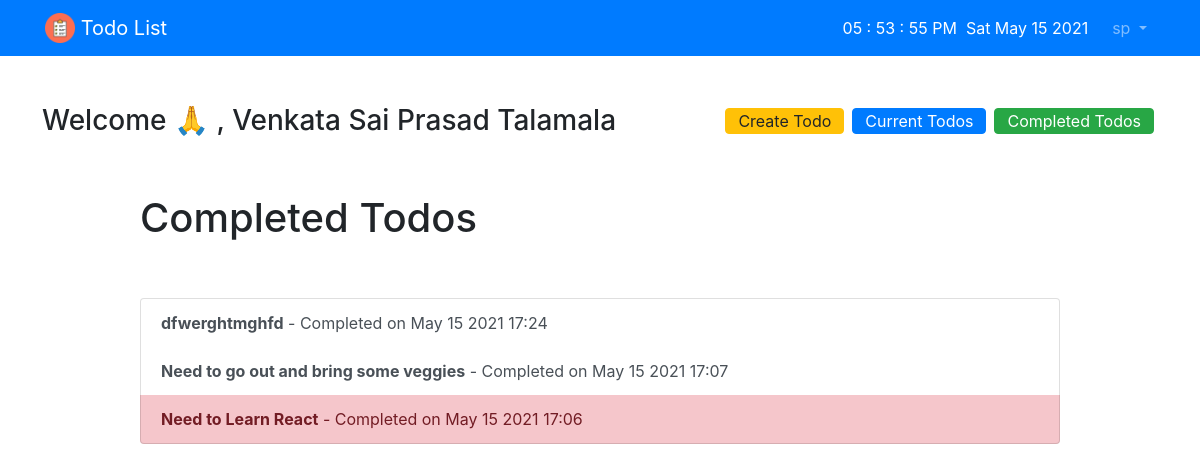
The app's page /completed_todos (signed in) with its own data.
### todo_app/models.py (models this page shows, shortened)
class Todo(models.Model):
    title = models.CharField(max_length=100)
    todo_items = models.TextField(blank=True)
    created = models.DateTimeField(auto_now_add=True)
    completed = models.DateTimeField(null=True, blank=True)
    important = models.BooleanField(default=False)
    user = models.ForeignKey(User, on_delete=models.CASCADE)

### todo_app/views.py (the view)
# urls.py: path('completed_todos', views.completed_todos, name="completed_todos"),
@login_required
def completed_todos(request):
    todos = Todo.objects.filter(user=request.user, completed__isnull=False).order_by("-completed")
    return render(request, 'completed_todos.html', {"todos": todos})

### templates/completed_todos.html
{% extends 'todos.html' %}
{% block innercontent %}
<div class="row justify-content-center mt-5">
    <div class="col-md-10">
        <h1>Completed Todos</h1>
    </div>
</div>
<div class="row justify-content-center mt-5">
    <div class="col-md-10">
        {% if todos %}
        <div class="list-group">
            {% for todo in todos %}
            <a href="{% url 'view_todo' todo.id %}"
               class="list-group-item list-group-item-action {% if todo.important %} list-group-item-danger{% endif %}">
                <b>{{ todo.title }}</b> - Completed on {{ todo.completed|date:'M j Y H:i' }}</a>
            {% endfor %}
        </div>
        {% else %}
        <div class="text-center">
            <h2>Looks like you didn't created any todos! Go ahead and create few.</h2>
            <br>
            <a role="button" class="btn btn-primary" href="{% url 'create_todo' %}">Create Todo</a>
        </div>
        {% endif %}
    </div>
</div>
{% endblock %}

### templates/todos.html (shortened to what this page needs)
{% extends 'base.html' %}
{% block content %}
<div class="row">
    <h3>Welcome 🙏 , {{ user.first_name }} {{ user.last_name }}
        <a class="btn btn-success" role="button" href="{% url 'completed_todos' %}"
           style="padding-block: inherit; float: right; margin: 4px;">Completed Todos</a>
        <a class="btn btn-primary" role="button" href="{% url 'current_todos' %}"
           style="padding-block: inherit; float: right; margin: 4px;">Current Todos</a>
        <a role="button" class="btn btn-warning" href="{% url 'create_todo' %}"
           style="padding-block: inherit; float: right; margin: 4px;">Create Todo</a>
    </h3>
</div>
{% block innercontent %}{% endblock %}
{% endblock %}

### templates/base.html (shortened to what this page needs)
{% load static %}
<html lang="en">
<head>
    <link href="https://cdn.jsdelivr.net/npm/bootstrap@5.0.1/dist/css/bootstrap.min.css" rel="stylesheet"
>
    <link rel="stylesheet" href="https://stackpath.bootstrapcdn.com/font-awesome/4.7.0/css/font-awesome.min.css"
>
    <link rel="stylesheet" href="https://stackpath.bootstrapcdn.com/bootstrap/4.1.3/css/bootstrap.min.css"
>
</head>
<body>
<nav class="navbar navbar-expand-md navbar-dark bg-primary">
    <div class="container">
        <a class="navbar-brand" href="{% url 'todos' %}">
            <img src="{% static 'todo_list_icon.png' %}" width="30" height="30" class="d-inline-block align-top">
            <span>Todo List</span>
        </a>
        <div class="collapse navbar-collapse" id="navbarNav">
            <ul class="navbar-nav ml-auto">
                {% if user.is_authenticated %}
                <li class="nav-item" style="color:white; padding:.5rem 1rem"><a
                        style="text-align:left"><a id="clock"></a> &nbsp;<span id="datetime"></span></a></li>
                <li class="nav-item dropdown">
                    <a class="nav-link dropdown-toggle" id="navbarDarkDropdownMenuLink" role="button"
                       data-bs-toggle="dropdown" aria-expanded="false">
                        {{ user.username }}
                    </a>
                </li>
                {% endif %}
            </ul>
        </div>
    </div>
</nav>
<div class="container">
    {% if messages %}
    {% for message in messages %}
    <div class="alert alert-danger">
        <strong>{{ message|escape }}</strong>
    </div>
    {% endfor %}
    {% else %}
    <div>
        <br><br>
    </div>
    {% endif %}
    {% block content %}
    {% endblock %}
</div>
</body>
</html>

### records on screen
Todo: title "dfwerghtmghfd", completed "May 15 2021 17:24"
Todo: title "Need to go out and bring some veggies", completed "May 15 2021 17:07"
Todo: title "Need to Learn React", completed "May 15 2021 17:06"

### other values on screen
{{ user.username }} "sp"
{{ user.first_name }} "Venkata Sai Prasad"
{{ user.last_name }} "Talamala"
